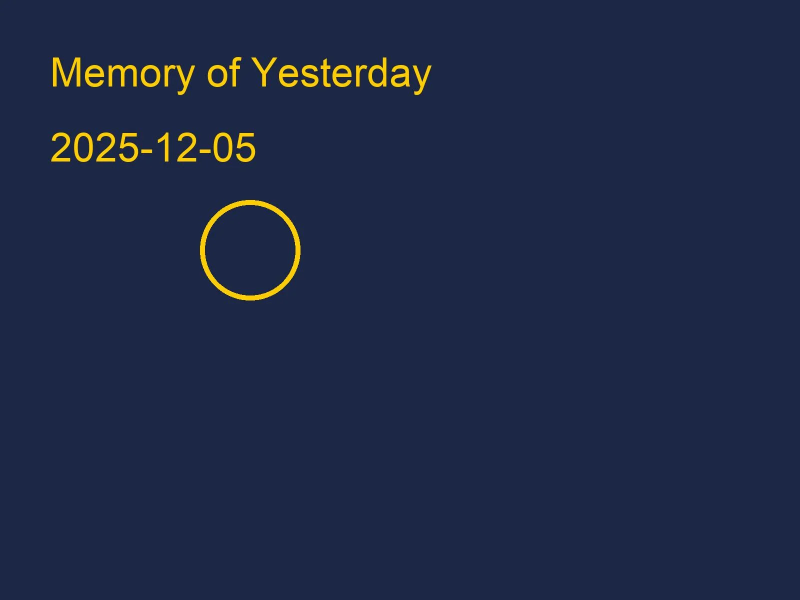
#> input picture images/20251205_past.webp, 1600 x 1200 px, given in place of 20260101.webp, which was not available (shown at 1/2 size)
$ python build_data.py
#> lines starting #> are read from the running program, lines starting #| are printed output that depends on the picture
"""把 data.json 转成原型用的 _data.js（file:// 下也能直接打开，不需要 fetch）。

每封记：日期、那句话、图片相对路径、缩略图、宽高比、平均色、三个主色。
用法：python3 design/app/tools/build_data.py
"""
import json, re
from pathlib import Path
from PIL import Image

ROOT = Path(__file__).resolve().parents[3]
OUT = ROOT / 'design/app/design-demos/_data.js'
REL = '../../../'  # 从 design/app/design-demos/ 回到仓库根


def line_of(text):
    t = (text or '').split('\n')[0]
    t = re.sub(r'^[\s♥️❤️]*(今日份爱你)?\s*', '', t).strip().lstrip('，,。 ')
    if not re.search(r'[\w\u4e00-\u9fff]', t):
        return ''  # 只剩表情
    return t if len(t) <= 32 else ''  # 早期几封存的是生图提示词，不是那句话


def hexc(rgb):
    return '#%02x%02x%02x' % tuple(rgb)


entries = []
for e in json.load(open(ROOT / 'data.json', encoding='utf-8')):
#> (reads data.json from the repository)
    src = ROOT / 'images' / e['filename']
    thumb = ROOT / 'images/thumbs' / (e['id'] + '.webp')
    im = Image.open(thumb if thumb.exists() else src).convert('RGB')
#> im is the input picture: PIL image 1600x1200 RGB; mean R, G, B 31.1, 41.3, 69.1
    w, h = Image.open(src).size
#> w = 1600; h = 1200
    avg = im.resize((1, 1), Image.LANCZOS).getpixel((0, 0))
#> avg = (31, 41, 69)
    pal = im.resize((64, 64)).quantize(colors=4, method=Image.Quantize.MEDIANCUT)
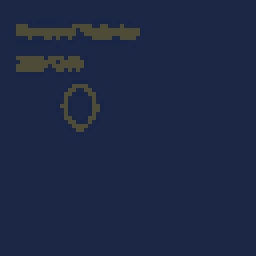
#> pal: PIL image 64x64 P (shown 4 times larger); mean R, G, B 30.1, 40.6, 69.4
    cols = sorted(pal.getcolors(), reverse=True)
#> cols = [(3773, 1), (178, 0), (97, 3), (48, 2)]
    raw = pal.getpalette()
#> raw = [78, 76, 55, 28, 39, 70, 27, 39, 70, 25, 37, 71]
    palette = [hexc(raw[i * 3:i * 3 + 3]) for _, i in cols[:4]]
#> palette = ['#1c2746', '#4e4c37', '#192547', '#1b2746']
    entries.append({
        'id': e['id'], 'date': e['date'], 'line': line_of(e.get('loveLetter')),
        'img': REL + 'images/' + e['filename'],
        'thumb': REL + ('images/thumbs/' + e['id'] + '.webp' if thumb.exists() else 'images/' + e['filename']),
        'ratio': round(w / h, 3), 'color': hexc(avg), 'palette': palette,
    })
#> pass 2 of the loop `for e in json.load(open(ROOT / 'data.json', encoding='utf-8')):`:
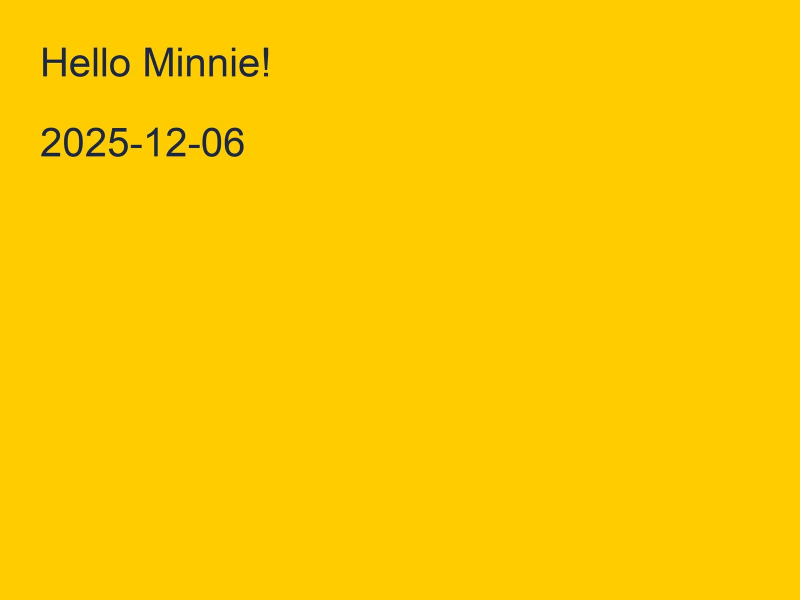
#> input picture images/20251206_test.webp, 1600 x 1200 px, given in place of 20251231.webp, which was not available (shown at 1/2 size)
#> im is the input picture: PIL image 1600x1200 RGB; mean R, G, B 253.1, 202.7, 0.6
#> avg = (253, 203, 1)
#> `pal = im.resize((64, 64)).quantize(colors=4, method=Image.Quantize.MED..`:
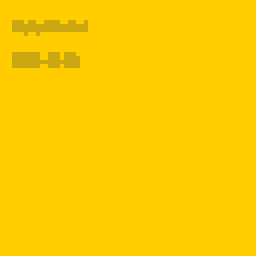
#> pal: PIL image 64x64 P (shown 4 times larger); mean R, G, B 253.6, 203, 0.5
#> cols = [(3871, 1), (110, 3), (71, 0), (44, 2)]
#> raw = [255, 206, 0, 255, 204, 0, 254, 204, 1, 203, 167, 17]
#> palette = ['#ffcc00', '#cba711', '#ffce00', '#fecc01']
#> (the run stopped early here; a loop or call above may not have finished)
